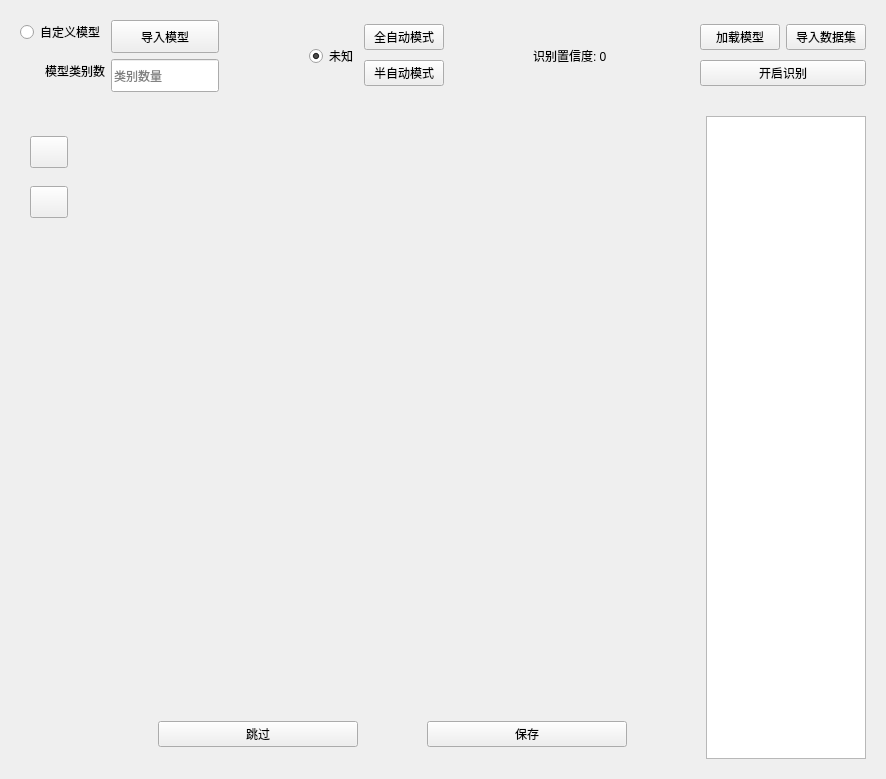
<?xml version="1.0" encoding="UTF-8"?>
<ui version="4.0">
 <class>Form</class>
 <widget class="QWidget" name="Form">
  <property name="geometry">
   <rect>
    <x>0</x>
    <y>0</y>
    <width>886</width>
    <height>779</height>
   </rect>
  </property>
  <property name="windowTitle">
   <string>Form</string>
  </property>
  <layout class="QVBoxLayout" name="verticalLayout">
   <item>
    <widget class="SimpleCardWidget" name="SimpleCardWidget_2">
     <property name="minimumSize">
      <size>
       <width>780</width>
       <height>90</height>
      </size>
     </property>
     <property name="maximumSize">
      <size>
       <width>16777215</width>
       <height>100</height>
      </size>
     </property>
     <layout class="QHBoxLayout" name="horizontalLayout_8">
      <item>
       <layout class="QHBoxLayout" name="horizontalLayout_6">
        <item>
         <layout class="QVBoxLayout" name="verticalLayout_7">
          <item alignment="Qt::AlignRight">
           <widget class="RadioButton" name="myself_radio_btn">
            <property name="text">
             <string>自定义模型</string>
            </property>
           </widget>
          </item>
          <item alignment="Qt::AlignRight">
           <widget class="StrongBodyLabel" name="show_model_label_2">
            <property name="text">
             <string>模型类别数</string>
            </property>
           </widget>
          </item>
         </layout>
        </item>
        <item>
         <layout class="QVBoxLayout" name="verticalLayout_6">
          <item>
           <widget class="PrimaryPushButton" name="import_model_btn">
            <property name="sizePolicy">
             <sizepolicy hsizetype="Preferred" vsizetype="Preferred">
              <horstretch>0</horstretch>
              <verstretch>0</verstretch>
             </sizepolicy>
            </property>
            <property name="maximumSize">
             <size>
              <width>120</width>
              <height>16777215</height>
             </size>
            </property>
            <property name="text">
             <string>导入模型</string>
            </property>
           </widget>
          </item>
          <item>
           <widget class="LineEdit" name="class_count_line">
            <property name="sizePolicy">
             <sizepolicy hsizetype="Preferred" vsizetype="Preferred">
              <horstretch>0</horstretch>
              <verstretch>0</verstretch>
             </sizepolicy>
            </property>
            <property name="maximumSize">
             <size>
              <width>120</width>
              <height>33</height>
             </size>
            </property>
            <property name="readOnly">
             <bool>true</bool>
            </property>
            <property name="placeholderText">
             <string>类别数量</string>
            </property>
           </widget>
          </item>
         </layout>
        </item>
       </layout>
      </item>
      <item>
       <widget class="VerticalSeparator" name="VerticalSeparator"/>
      </item>
      <item>
       <layout class="QHBoxLayout" name="horizontalLayout_7">
        <item>
         <layout class="QVBoxLayout" name="verticalLayout_5">
          <item>
           <widget class="RadioButton" name="dddd_radio_btn">
            <property name="text">
             <string>未知</string>
            </property>
            <property name="checked">
             <bool>true</bool>
            </property>
           </widget>
          </item>
         </layout>
        </item>
        <item>
         <layout class="QVBoxLayout" name="verticalLayout_4">
          <item>
           <widget class="ToggleButton" name="auto_tbtn">
            <property name="text">
             <string>全自动模式</string>
            </property>
           </widget>
          </item>
          <item>
           <widget class="ToggleButton" name="half_auto_tbtn">
            <property name="text">
             <string>半自动模式</string>
            </property>
            <property name="checked">
             <bool>true</bool>
            </property>
           </widget>
          </item>
         </layout>
        </item>
       </layout>
      </item>
      <item>
       <widget class="VerticalSeparator" name="VerticalSeparator_2"/>
      </item>
      <item>
       <widget class="StrongBodyLabel" name="Confidence_label">
        <property name="text">
         <string>识别置信度: 0</string>
        </property>
       </widget>
      </item>
      <item>
       <widget class="VerticalSeparator" name="VerticalSeparator_3"/>
      </item>
      <item>
       <layout class="QVBoxLayout" name="verticalLayout_3">
        <item>
         <layout class="QHBoxLayout" name="horizontalLayout_5">
          <item>
           <widget class="PrimaryPushButton" name="load_model_btn">
            <property name="text">
             <string>加载模型</string>
            </property>
           </widget>
          </item>
          <item>
           <widget class="PrimaryPushButton" name="impor_dataset_btn">
            <property name="text">
             <string>导入数据集</string>
            </property>
           </widget>
          </item>
         </layout>
        </item>
        <item>
         <widget class="ToggleButton" name="start_predict_btn">
          <property name="text">
           <string>开启识别</string>
          </property>
         </widget>
        </item>
       </layout>
      </item>
     </layout>
    </widget>
   </item>
   <item>
    <widget class="SimpleCardWidget" name="SimpleCardWidget">
     <property name="minimumSize">
      <size>
       <width>0</width>
       <height>200</height>
      </size>
     </property>
     <layout class="QHBoxLayout" name="horizontalLayout_3">
      <item>
       <layout class="QHBoxLayout" name="horizontalLayout_2">
        <item>
         <widget class="ElevatedCardWidget" name="ElevatedCardWidget">
          <property name="minimumSize">
           <size>
            <width>60</width>
            <height>0</height>
           </size>
          </property>
          <property name="maximumSize">
           <size>
            <width>60</width>
            <height>16777215</height>
           </size>
          </property>
          <widget class="ToggleToolButton" name="draw_tbtn">
           <property name="geometry">
            <rect>
             <x>10</x>
             <y>20</y>
             <width>38</width>
             <height>32</height>
            </rect>
           </property>
          </widget>
          <widget class="ToggleToolButton" name="color_chosse_btn">
           <property name="geometry">
            <rect>
             <x>10</x>
             <y>70</y>
             <width>38</width>
             <height>32</height>
            </rect>
           </property>
          </widget>
         </widget>
        </item>
        <item>
         <layout class="QVBoxLayout" name="verticalLayout_2">
          <item>
           <widget class="CardWidget" name="CardWidget_2">
            <property name="minimumSize">
             <size>
              <width>200</width>
              <height>0</height>
             </size>
            </property>
            <layout class="QHBoxLayout" name="horizontalLayout">
             <property name="spacing">
              <number>5</number>
             </property>
             <property name="leftMargin">
              <number>5</number>
             </property>
             <item>
              <widget class="PixmapLabel" name="PixmapLabel">
               <property name="minimumSize">
                <size>
                 <width>600</width>
                 <height>0</height>
                </size>
               </property>
              </widget>
             </item>
            </layout>
           </widget>
          </item>
          <item>
           <widget class="CardWidget" name="CardWidget">
            <property name="sizePolicy">
             <sizepolicy hsizetype="Minimum" vsizetype="Preferred">
              <horstretch>0</horstretch>
              <verstretch>0</verstretch>
             </sizepolicy>
            </property>
            <property name="minimumSize">
             <size>
              <width>200</width>
              <height>50</height>
             </size>
            </property>
            <property name="maximumSize">
             <size>
              <width>2000</width>
              <height>50</height>
             </size>
            </property>
            <layout class="QHBoxLayout" name="horizontalLayout_4">
             <item>
              <widget class="PrimaryPushButton" name="skip_btn">
               <property name="maximumSize">
                <size>
                 <width>200</width>
                 <height>16777215</height>
                </size>
               </property>
               <property name="text">
                <string>跳过</string>
               </property>
              </widget>
             </item>
             <item>
              <widget class="PrimaryPushButton" name="save_btn">
               <property name="maximumSize">
                <size>
                 <width>200</width>
                 <height>16777215</height>
                </size>
               </property>
               <property name="text">
                <string>保存</string>
               </property>
              </widget>
             </item>
            </layout>
           </widget>
          </item>
         </layout>
        </item>
        <item>
         <widget class="ListWidget" name="image_path_list">
          <property name="maximumSize">
           <size>
            <width>160</width>
            <height>16777215</height>
           </size>
          </property>
         </widget>
        </item>
       </layout>
      </item>
     </layout>
    </widget>
   </item>
  </layout>
 </widget>
 <customwidgets>
  <customwidget>
   <class>PushButton</class>
   <extends>QPushButton</extends>
   <header>qfluentwidgets</header>
  </customwidget>
  <customwidget>
   <class>PrimaryPushButton</class>
   <extends>PushButton</extends>
   <header>qfluentwidgets</header>
  </customwidget>
  <customwidget>
   <class>ToolButton</class>
   <extends>QToolButton</extends>
   <header>qfluentwidgets</header>
  </customwidget>
  <customwidget>
   <class>RadioButton</class>
   <extends>QRadioButton</extends>
   <header>qfluentwidgets</header>
  </customwidget>
  <customwidget>
   <class>ToggleButton</class>
   <extends>PushButton</extends>
   <header>qfluentwidgets</header>
  </customwidget>
  <customwidget>
   <class>ToggleToolButton</class>
   <extends>ToolButton</extends>
   <header>qfluentwidgets</header>
  </customwidget>
  <customwidget>
   <class>PixmapLabel</class>
   <extends>QLabel</extends>
   <header>qfluentwidgets</header>
  </customwidget>
  <customwidget>
   <class>VerticalSeparator</class>
   <extends>QWidget</extends>
   <header>qfluentwidgets</header>
  </customwidget>
  <customwidget>
   <class>CardWidget</class>
   <extends>QFrame</extends>
   <header>qfluentwidgets</header>
   <container>1</container>
  </customwidget>
  <customwidget>
   <class>ElevatedCardWidget</class>
   <extends>SimpleCardWidget</extends>
   <header>qfluentwidgets</header>
   <container>1</container>
  </customwidget>
  <customwidget>
   <class>SimpleCardWidget</class>
   <extends>CardWidget</extends>
   <header>qfluentwidgets</header>
   <container>1</container>
  </customwidget>
  <customwidget>
   <class>StrongBodyLabel</class>
   <extends>QLabel</extends>
   <header>qfluentwidgets</header>
  </customwidget>
  <customwidget>
   <class>LineEdit</class>
   <extends>QLineEdit</extends>
   <header>qfluentwidgets</header>
  </customwidget>
  <customwidget>
   <class>ListWidget</class>
   <extends>QListWidget</extends>
   <header>qfluentwidgets</header>
  </customwidget>
 </customwidgets>
 <resources/>
 <connections/>
</ui>
